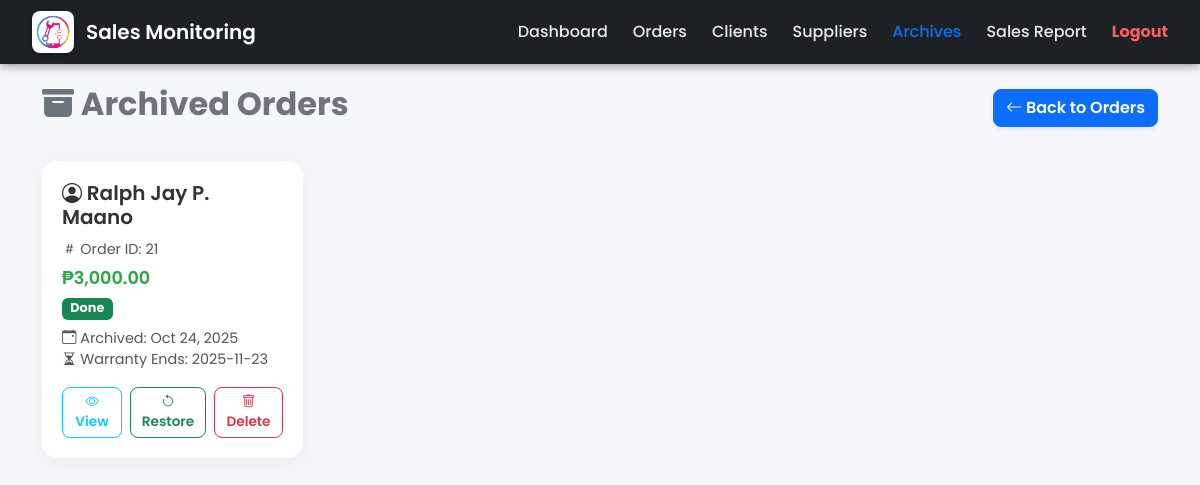
The page /pages/archived_orders.php (signed in) on the database its author committed.
### tables this page shows
CREATE TABLE `archives` (
  `archive_id` int(11) NOT NULL,
  `client_id` int(11) NOT NULL,
  `order_id` int(11) NOT NULL,
  `fullname` varchar(255) DEFAULT NULL,
  `contact_number` varchar(50) DEFAULT NULL,
  `address` text DEFAULT NULL,
  `email` varchar(255) DEFAULT NULL,
  `total_amount` decimal(10,2) DEFAULT NULL,
  `status` varchar(50) DEFAULT NULL,
  `payment_status` varchar(50) DEFAULT NULL,
  `warranty_start` date DEFAULT NULL,
  `warranty_end` date DEFAULT NULL,
  `before_image` varchar(255) DEFAULT NULL,
  `after_image` varchar(255) DEFAULT NULL,
  `date_archived` datetime DEFAULT current_timestamp(),
  `issue` text DEFAULT NULL,
  `date_created` datetime DEFAULT NULL,
  `part_cost` decimal(10,2) DEFAULT 0.00,
  `repair_cost` decimal(10,2) DEFAULT 0.00
);

### pages/archived_orders.php (the view, shortened to what this page needs)
<?php
include('../db_connect.php');
$query = "
  SELECT
    a.archive_id,
    a.order_id,
    a.client_id,
    COALESCE(a.fullname, c.fullname) AS client_name,
    a.total_amount,
    a.status,
    a.payment_status,
    a.warranty_end,
    a.date_archived
  FROM archives a
  LEFT JOIN clients c ON a.client_id = c.client_id
  ORDER BY a.date_archived DESC
";
$result = mysqli_query($conn, $query);
?>
<?php include('../includes/header.php'); ?>
<main class="main-content">
  <div class="container">
    <div class="page-header">
      <h2><i class="bi bi-archive-fill"></i> Archived Orders</h2>
      <a href="orders.php" class="btn btn-primary shadow-sm">
        <i class="bi bi-arrow-left"></i> Back to Orders
      </a>
    </div>
    <div class="row mt-4">
      <?php if ($result && mysqli_num_rows($result) > 0): ?>
        <?php while ($row = mysqli_fetch_assoc($result)): ?>
          <div class="col-lg-3 col-md-4 col-sm-6 mb-4">
            <div class="archive-card d-flex flex-column">
              <h5><i class="bi bi-person-circle"></i> <?php echo htmlspecialchars($row['client_name'] ?? 'Unknown'); ?></h5>
              <p class="archive-meta mb-1"><i class="bi bi-hash"></i> Order ID: <?php echo $row['order_id']; ?></p>
              <p class="archive-amount mb-1">₱<?php echo number_format($row['total_amount'] ?? 0, 2); ?></p>
              <div class="mb-2">
                <?php
                  $status = $row['status'] ?? 'Unknown';
                  $statusBadge = match($status) {
                    'Pending' => 'bg-warning text-dark',
                    'On Going' => 'bg-info text-dark',
                    'Done', 'Finished' => 'bg-success text-white',
                    default => 'bg-light text-dark'
                  };
                ?>
                <span class="badge <?php echo $statusBadge; ?>"><?php echo htmlspecialchars($status); ?></span>
              </div>
              <p class="archive-meta mb-0"><i class="bi bi-calendar-event"></i> Archived: <?php echo date('M d, Y', strtotime($row['date_archived'])); ?></p>
              <p class="archive-meta mb-3"><i class="bi bi-hourglass-split"></i> Warranty Ends: <?php echo htmlspecialchars($row['warranty_end'] ?? 'N/A'); ?></p>
              <div class="archive-actions mt-auto d-flex justify-content-center gap-2">
                <a href="archived_order_details.php?id=<?php echo $row['archive_id']; ?>" class="btn btn-sm btn-outline-info">
                  <i class="bi bi-eye"></i> View
                </a>
                <a href="restore_order.php?id=<?php echo $row['archive_id']; ?>"
                   class="btn btn-sm btn-outline-success"
                   onclick="return confirm('Restore this order to active orders?');">
                  <i class="bi bi-arrow-counterclockwise"></i> Restore
                </a>
                <a href="delete_archive.php?id=<?php echo $row['archive_id']; ?>"
                   class="btn btn-sm btn-outline-danger"
                   onclick="return confirm('Permanently delete this archived order?');">
                  <i class="bi bi-trash"></i> Delete
                </a>
              </div>
            </div>
          </div>
        <?php endwhile; ?>
      <?php endif; ?>
    </div>
  </div>
</main>
<?php include('../includes/footer.php'); ?>

### includes/header.php (style rules this page uses)
body { font-family: 'Poppins', sans-serif; margin: 0; }
main, .dashboard-container { padding-top: 85px !important; }

### pages/archived_orders.php (style rules this page uses)
body { font-family: 'Poppins', sans-serif; background-color: #f5f7fa; }
.main-content { padding: 60px 0; min-height: 100vh; }
.page-header { display: flex; justify-content: space-between; align-items: center; flex-wrap: wrap; margin-bottom: 30px; }
.page-header h2 { font-weight: 700; color: #6c757d; }
.btn-primary { border-radius: 8px; font-weight: 600; }
.archive-card { background: #fff; border: none; border-radius: 15px; box-shadow: 0 4px 20px rgba(0,0,0,0.05); transition: all 0.25s ease; padding: 20px; height: 100%; }
.archive-card h5 { font-weight: 600; color: #333; margin-bottom: 10px; }
.archive-card .badge { font-size: 0.8rem; border-radius: 6px; }
.archive-meta { font-size: 0.9rem; color: #555; margin-bottom: 5px; }
.archive-amount { font-size: 1.1rem; font-weight: 600; color: #28a745; }
.archive-actions .btn { font-size: 0.85rem; font-weight: 600; border-radius: 8px; }

### rows shown on the page
archives: client_name "Ralph Jay P. Maano", order "21", total_amount "3,000.00", status "Done", date_archived "Oct 24, 2025", warranty_end "2025-11-23"
